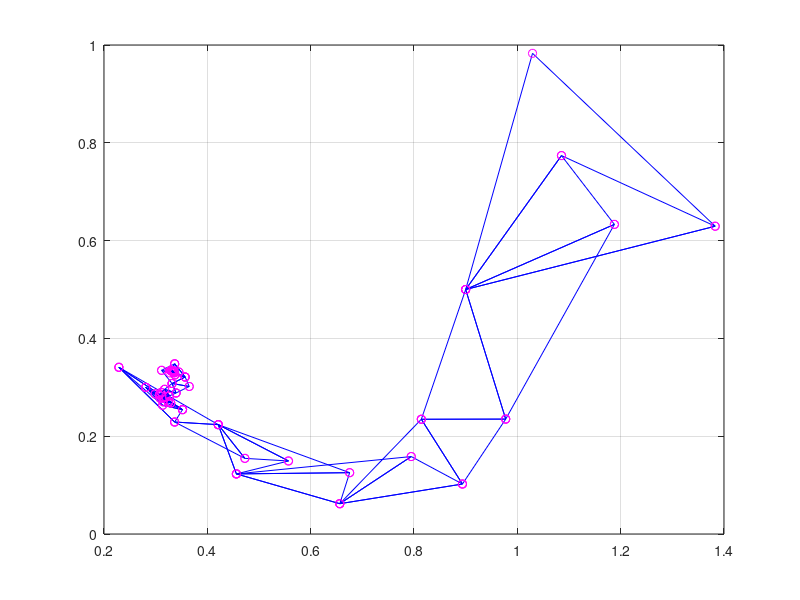

MATLAB code for this plot:
function Simplexo

f = @(X) (1 / 8) * ((X(1) .^ 2) .* X(2) + X(1) .* (X(2) .^ 2) - X(1) .* X(2));

X_0 = [0, 0];
X_1 = [1, 1];
X_m = [9 / 10, 5 / 10];

X0 = X_m;

alpha = 1/2; 
teta = 1; 

gamma = 1.6; 
beta = 0.5;
eta = - 0.5;

epsilon = 10 ^ (- 4); 

n = 2; 
delta1 = alpha * (sqrt(n + 1) + n - 1) / (n * sqrt(2));
delta2 = alpha * (sqrt(n + 1) - 1) / (n * sqrt(2));

X1 = [X0(1, 1) + delta2, X0(1, 2) + delta1];
X2 = [X0(1, 1) + delta1, X0(1, 2) + delta2];

y0 = f(X0);
y1 = f(X1);
y2 = f(X2);

X = [X0; X1; X2];

y = [y0, y1, y2];

deltax = [X0(1), X0(1), X1(1); X1(1), X2(1), X2(1)];
deltay = [X0(2), X0(2), X1(2); X1(2), X2(2), X2(2)];
plot(deltax, deltay, 'b');
grid on;
hold on;
plot(X(:, 1), X(:, 2), 'mo');
hold on;

k = 1; 
i = 3; 
kmax = 100;
imax = 100;

format short;

disp(['   x1   x2    f(x1,x2)    k    (f kv. sk.)']);

pasiekta = false;
%pradedame vykdyti iteracijas
while ~ pasiekta
    [~, nr] = sort(y);
 
    %didziausias y
    yhigh = y(nr(3));
    Xhigh = X(nr(3), :);
 
    %maziausias y
    ylow = y(nr(1));
    Xlow = X(nr(1), :);
    
    %vidurinis y
    yg = y(nr(2));
    Xg = X(nr(2), :);
 
    Xc = (Xg + Xlow) / 2;
 
    X_naujas = Xhigh + (1 + teta) * (Xc - Xhigh);
    y_naujas= f(X_naujas);
    i = i + 1;
 
    if X_naujas(1) <= 0 || X_naujas(2) <= 0
        teta = - 1 / 2;
        X_naujas = Xhigh + (1 + teta) * (Xc - Xhigh);
        y_naujas = f(X_naujas);
        i = i + 1;
    end
 
    if (ylow < y_naujas) && (y_naujas < yg)
        teta = 1;
    elseif y_naujas < ylow
        teta = gamma;
        Z = Xhigh + (1 + teta) * (Xc - Xhigh);
        yz = f(Z);
        i = i + 1;
        if yz < y_naujas
            y_naujas = yz;
            X_naujas = Z;
        end
    elseif y_naujas > yhigh
        teta = eta;
        Z = Xhigh + (1 + teta) * (Xc - Xhigh);
        X_naujas = Z;
        y_naujas = f(Z);
        i = i + 1;
    elseif (yg < y_naujas) && (y_naujas < yhigh)
        teta = beta;
        Z = Xhigh + (1 + teta) * (Xc - Xhigh);
        X_naujas = Z;
        y_naujas = f(Z);
        i = i + 1;
    end
 
    if X_naujas(1) <= 0 || X_naujas(2) <= 0
        teta = - 1 / 2;
        X_naujas = Xhigh + (1 + teta) * (Xc - Xhigh);
        y_naujas = f(X_naujas);
        i = i + 1;
    end
 
     fprintf('%f    %f   %f %d   %d', X_naujas, y_naujas, k, i);
 
    count = 0;
 
    if max([norm(Xlow - Xg), norm(Xlow - Xhigh), norm(Xg - Xhigh)]) < epsilon
        count = count + 1;
    end
 
    if max([abs(ylow - yg), abs(ylow - yhigh), abs(yg - yhigh)]) < epsilon
        if ~count
          disp(' ')
        end  
        count = count + 1;
    end
 
    if i >= imax
        count = count + 1;
        disp(['Pasiektas maksimalus funkciju kvietimu skaicius i=', num2str(imax)]);
        if count == 3
            pasiekta = true;
        end
    end
 
    if k == kmax
        format short;
        disp(['Pasiektas maksimalus iteraciju skaicius k=', num2str(kmax)]);
        break
    end
 
    k = k + 1;
    X = [Xlow; Xg; X_naujas];

    y = [ylow, yg, y_naujas];

 
    deltax = [Xlow(1), Xlow(1), Xg(1); Xg(1), X_naujas(1), X_naujas(1)];
    deltay = [Xlow(2), Xlow(2), Xg(2); Xg(2), X_naujas(2), X_naujas(2)];
    plot(deltax, deltay, 'b');
    hold on;
    plot(X(:, 1), X(:, 2), 'mo');
    hold on;

    if ~ count
        disp(' ');
    end
end
end